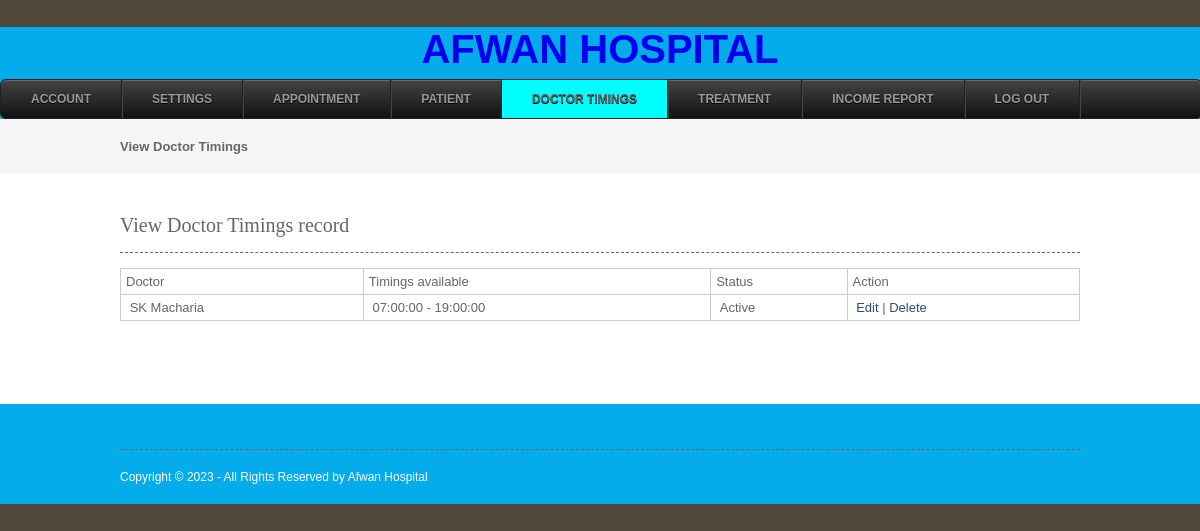
The app's page /viewdoctortimings.php (signed in) with its own data.
### tables this page shows
CREATE TABLE `doctor_timings` (
  `doctor_timings_id` int(10) NOT NULL,
  `doctorid` int(10) NOT NULL,
  `start_time` time NOT NULL,
  `end_time` time NOT NULL,
  `available_day` varchar(15) NOT NULL,
  `status` varchar(10) NOT NULL
);

CREATE TABLE `doctor` (
  `doctorid` int(10) NOT NULL,
  `doctorname` varchar(50) NOT NULL,
  `mobileno` varchar(15) NOT NULL,
  `departmentid` int(10) NOT NULL,
  `loginid` varchar(25) NOT NULL,
  `password` varchar(25) NOT NULL,
  `status` varchar(10) NOT NULL,
  `education` varchar(25) NOT NULL,
  `experience` float(11,1) NOT NULL,
  `consultancy_charge` float(10,2) NOT NULL
);

### viewdoctortimings.php (the view, shortened to what this page needs)
<?php
include("headers.php");
include("dbconnection.php");
?>
<div class="wrapper col2">
  <div id="breadcrumb">
    <ul>
      <li class="first">View Doctor Timings</li>
	</ul>
  </div>
</div>
<div class="wrapper col4">
  <div id="container">
    <h1>View Doctor Timings record</h1>
    <table width="200" border="3">
      <tbody>
        <tr>
          <td>Doctor</td>
          <td>Timings available</td>
          <td>Status</td>
          <td>Action</td>
        </tr>
          <?php
		$sql ="SELECT * FROM doctor_timings where doctorid='$_SESSION[doctorid]'";
		$qsql = mysqli_query($con,$sql);
		while($rs = mysqli_fetch_array($qsql))
		{
			$sqldoctor = "SELECT * FROM doctor WHERE doctorid='$rs[doctorid]'";
			$qsqldoctor = mysqli_query($con,$sqldoctor);
			$rsdoctor = mysqli_fetch_array($qsqldoctor);
			$sqldoct = "SELECT * FROM doctor_timings WHERE doctor_timings_id='$rs[doctor_timings_id]'";
			$qsqldoct = mysqli_query($con,$sqldoct);
			$rsdoct = mysqli_fetch_array($qsqldoct);
        echo "<tr>
          <td>&nbsp;$rsdoctor[doctorname]</td>
          <td>&nbsp;$rsdoct[start_time] - $rsdoct[end_time]</td>
          <td>&nbsp;$rs[status]</td>
          <td>&nbsp;<a href='doctortimings.php?editid=$rs[doctor_timings_id]'>Edit</a> | <a href='viewdoctortimings.php?delid=$rs[doctor_timings_id]'>Delete</a> </td>
        </tr>";
		}
		?>
      </tbody>
    </table>
    <p>&nbsp;</p>
  </div>
</div>
<?php
include("footers.php");
?>

### layout/styles/layout.css (style rules this page uses)
html { overflow-y:scroll; }
body { margin:0; padding:0; font-size:13px; font-family:verdana, Arial, Helvetica, sans-serif; color:#FFFFFF; background-color:#4F473A; }
a { outline:none; text-decoration:none; }
div.wrapper { display:block; width:100%; margin:0; text-align:left; }
.col2 { color:#666666; background-color:#F5F5F5; }
.col3, .col4 { color:#666666; background-color:#FFFFFF; }
#head, #gallery, #breadcrumb, #container, #footer { display:block; position:relative; width:960px; margin:0 auto; }
#breadcrumb { padding:20px 0; }
#breadcrumb ul { margin:0; padding:0; list-style:none; }
#breadcrumb ul li { display:inline; }
#breadcrumb ul li.first { font-weight:bold; }
#container { padding:40px 0; }
#container h1, #container h2, #container h3, #container h4, #container h5, #container h6 { margin:0 0 15px 0; padding:0 0 15px 0; line-height:normal; font-weight:normal; font-size:20px; font-family:Georgia, "Times New Roman", Times, serif; border-bottom:1px dashed #666666; }
#container a { color:#294E79; background-color:#FFFFFF; }

### layout/styles/tables.css (style rules this page uses)
table { width:100%; border-collapse:collapse; table-layout:auto; vertical-align:top; margin-bottom:15px; border:1px solid #CCCCCC; }
table tbody td { vertical-align:top; border-collapse:collapse; border-left:1px solid #CCCCCC; border-right:1px solid #CCCCCC; }
table thead th, table tbody td { padding:5px; border-collapse:collapse; }

### records on screen
doctor_timings: doctorid.doctorname "SK Macharia", start_time "07:00:00", end_time "19:00:00", status "Active"
